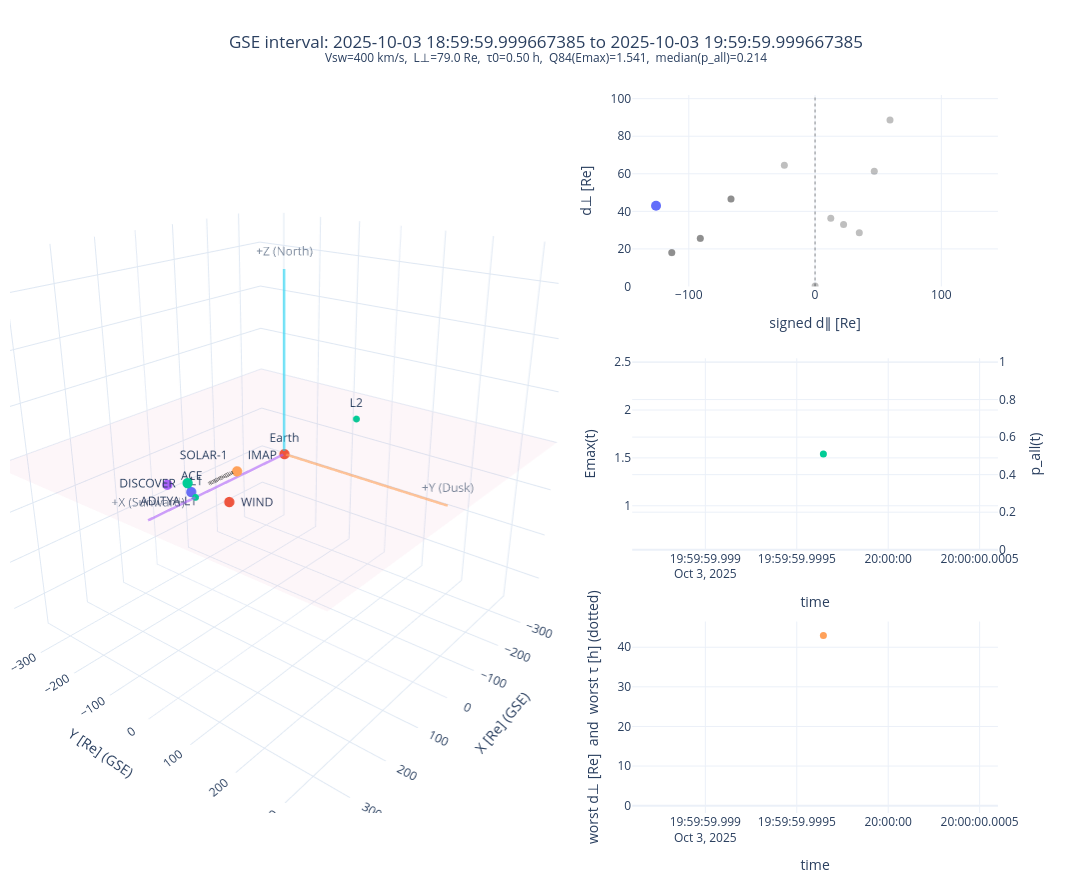
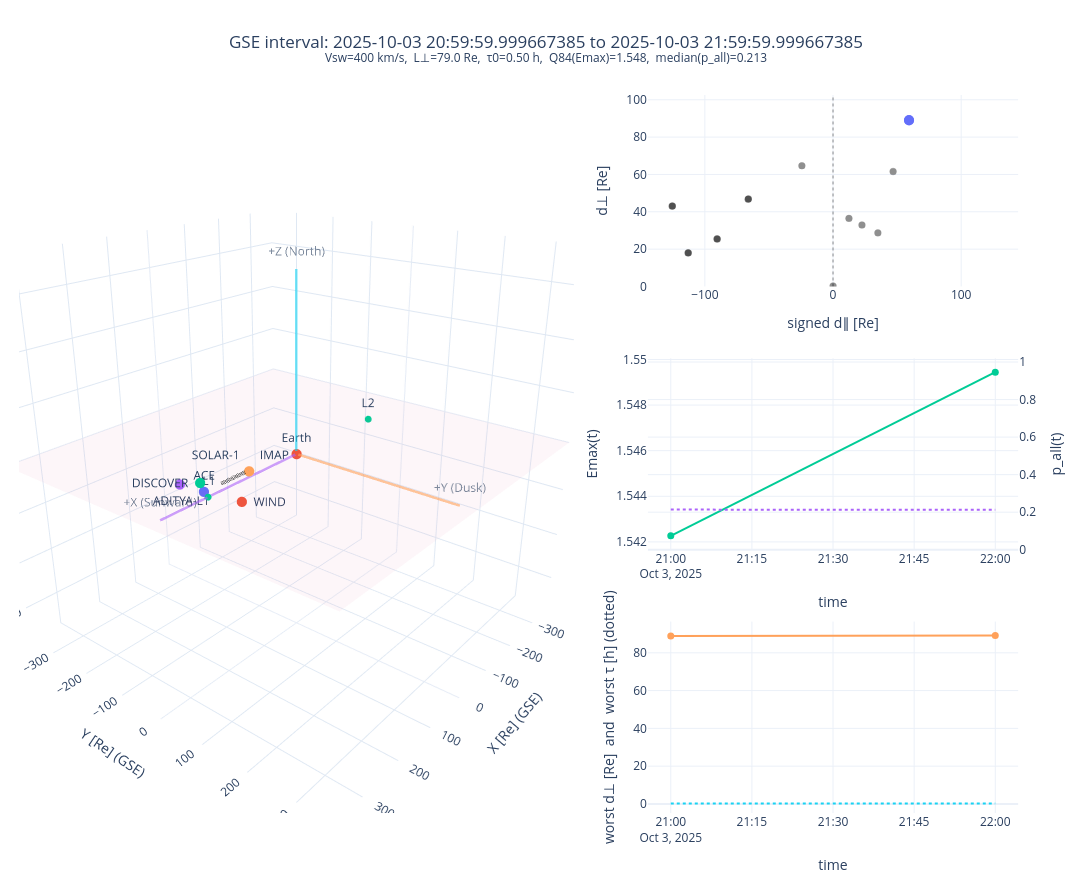
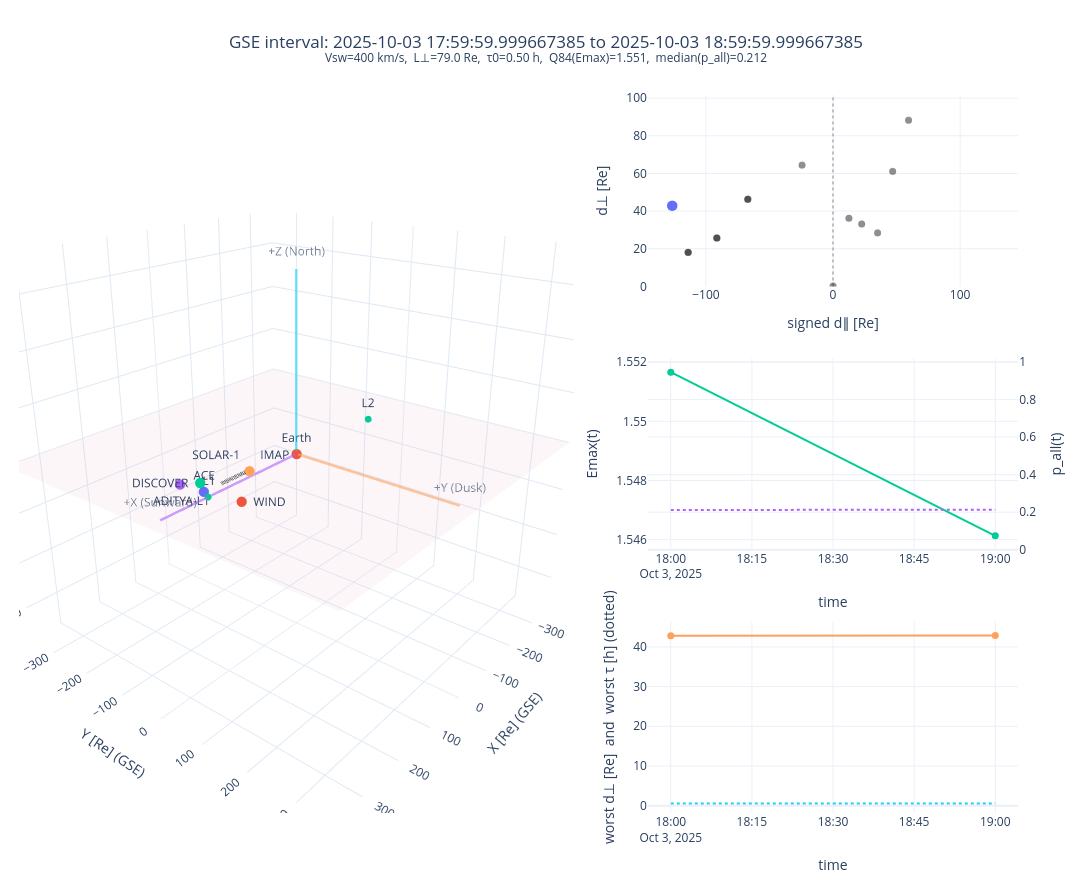
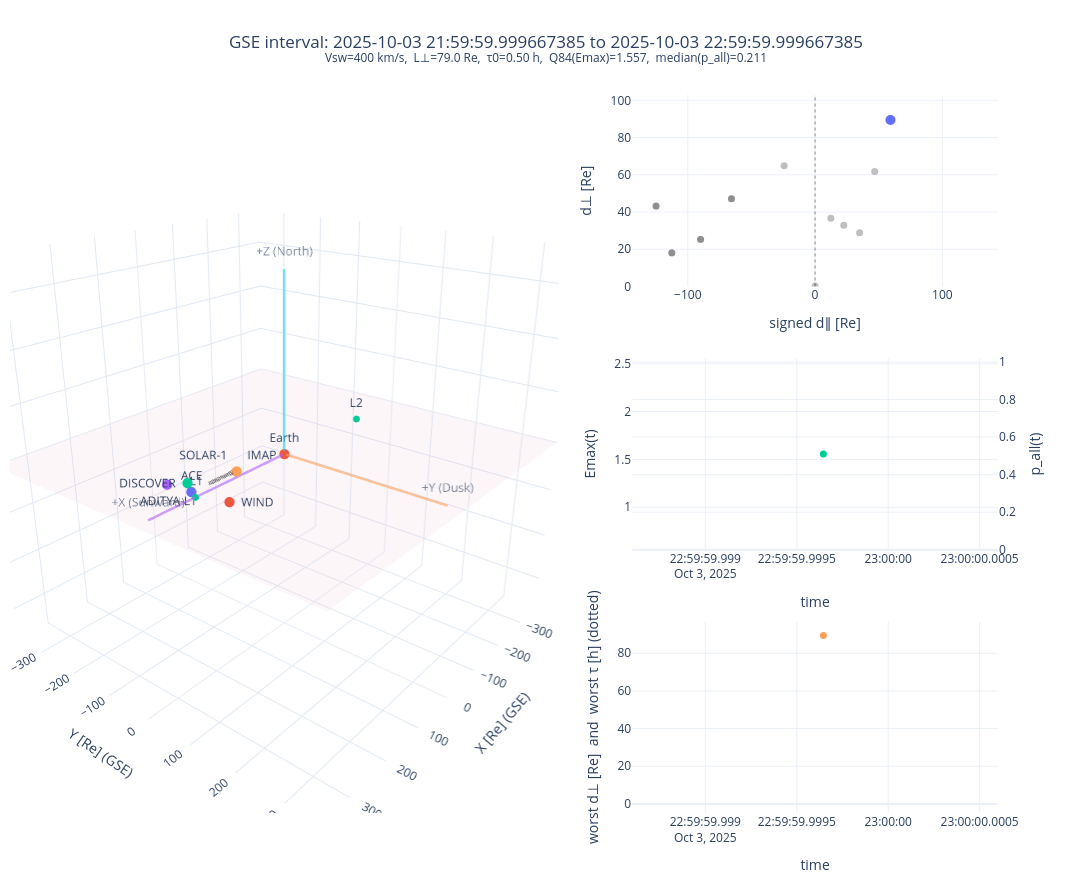

The notebook cell these images were saved under, in order:
### Markdown cell above
## MRE: first-principles stream-separation metric (step by step)

This minimal reproducible example (MRE) intentionally keeps a few assumptions fixed so the method is transparent:

- **Hardcoded/assumed in this notebook run:** `flow_dir_gse=(-1,0,0)`, constant `vsw_kms=400`, `perp_scale=0.35`, `lag_tolerance=0.5`.
- **Why this is limited:** real solar wind has time-varying speed and flow direction, and anisotropy changes with conditions.
- **How to improve with real data:** replace constants by measured `Vsw(t)`, infer local flow direction from plasma moments, and make decorrelation scales time dependent.

The solver minimizes a conservative estimate of the probability that **all** selected spacecraft observe the same stream.

### Code cell
import pandas as pd

targets = ["WIND", "IMAP", "SOLAR-1"]
targets = ["ACE", "WIND", "DISCOVER", "ADITYA-L1", "IMAP", 'SOLAR-1']

metric_cfg = dict(
    targets=targets,
    start="2025-10-01T00:00:00",
    stop="2025-12-10T00:00:00",
    step="1H",
    window_hours=1.0,
    top_n=5,
    frame="GSE",
    flow_dir_gse=(-1.0, 0.0, 0.0),
    vsw_kms=400.0,
    perp_scale=0.35,
    lag_tolerance=0.5,
    along_weight=0.25,
    vsw_rel_unc=0.15,
    decorrelation_rel_unc=0.25,
    min_coverage=0.8,
    verbose=True,
)

scores_out = find_best_stream_aligned_intervals(**metric_cfg)
best_windows = scores_out["best"]

cols = [
    "window_start","window_end","n_samples","coverage",
    "alignment_metric","alignment_metric_p16","alignment_metric_p84",
    "score_q84","p_all_q50","p_all_q84",
    "worst_dperp_re_q84","worst_tau_h_q84",
]
display(best_windows[cols])

alignment_figs = []
for _, row in best_windows.iterrows():
    alignment_figs.append(
        plot_stream_alignment_interval(
            tracks=scores_out["tracks"],
            targets=targets,
            window_start=row["window_start"],
            window_end=row["window_end"],
            flow_hat=scores_out["flow_hat"],
            summary_row=row,
        )
    )

for fig in alignment_figs:
    fig.show()
